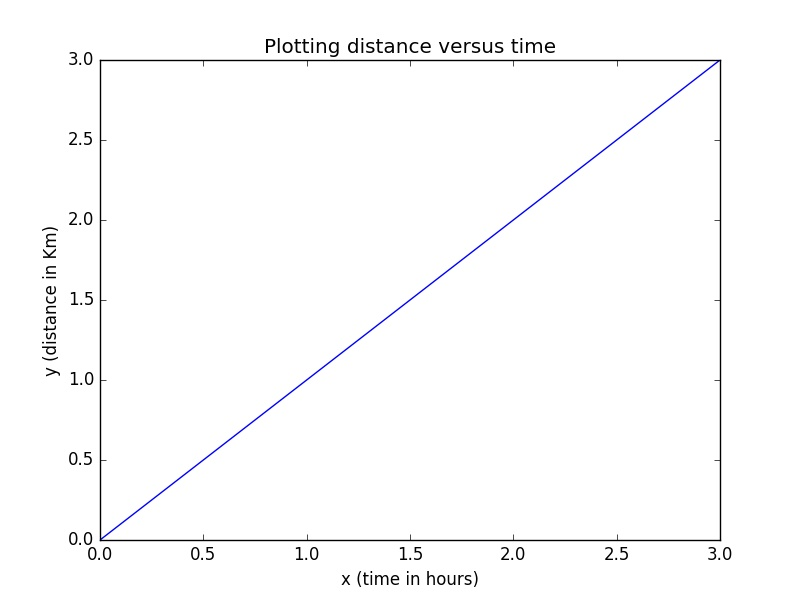

Source code (Python):
# Importing useful Modules

import matplotlib.pylab as pl

# Defining data on axes

x=[0,1,2,3]
y=[0,1,2,3]

#Defining plotting guidelines
pl.plot(x,y)
pl.title('Plotting distance versus time')
pl.xlabel('x (time in hours)')
pl.ylabel('y (distance in Km)')
pl.show()
